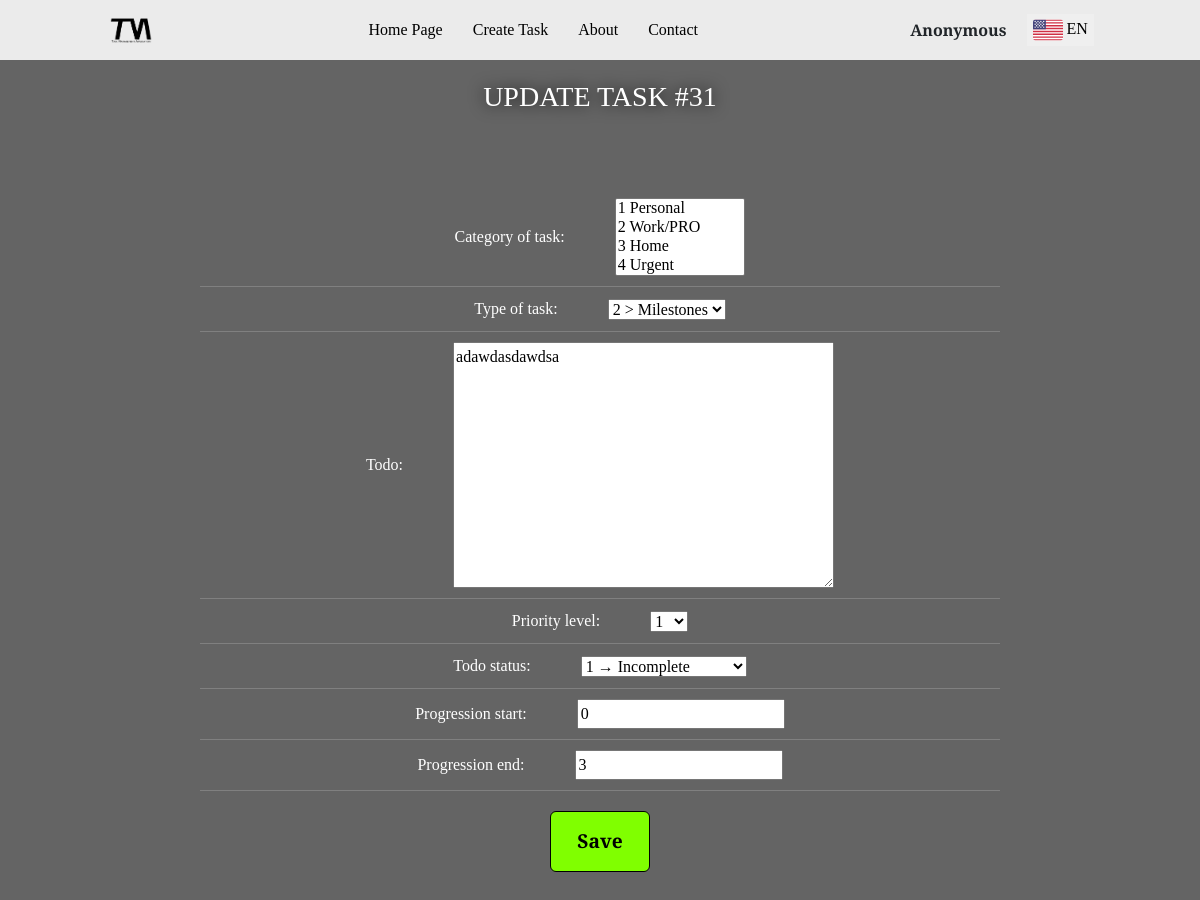
Page /update_task/31 (signed in) on the committed database.
### tasks/models.py (models this page shows, shortened)
class Task(models.Model):
    PRIORITY_OPTIONS = [(1,1), (2,2), (3,3), (4,4), (5,5), (6,6), (7,7), (8,8), (9,9), (10,10)]
    STATUS_OPTIONS = [(1,'1 → Incomplete'), (2,'2 → Work In Progress'), (3,'3 → Done')]
    category_of_task = models.ManyToManyField(Category, null=True, blank=True)
    type_of_task = models.ForeignKey(TypeOfTask, on_delete=models.CASCADE, null=True, blank=True) # related_name='tasks'
    todo = models.TextField(max_length=256, null=True, blank=True)
    priority_level = models.IntegerField(choices=PRIORITY_OPTIONS, default=1)
    todo_status = models.IntegerField(choices=STATUS_OPTIONS, default=1)
    progression_start = models.IntegerField(default=0)
    progression_end = models.IntegerField(default=1)
    added_time = models.DateTimeField(auto_now_add=True)
    updated_time = models.DateTimeField(auto_now=True)
    assigned_to = models.ForeignKey(User, on_delete=models.SET_NULL, related_name='tasks', null=True)

### tasks/views.py (the view)
# urls.py: path('update_task/<int:pk>', tasks_view.update_task, name='update_task'),
@login_required
def update_task(request, pk):
    auth_stat = request.user.is_authenticated
    auth_stat = request.user.is_authenticated
    log_of_user = LogHistory.objects.filter(user=request.user).order_by('-datentime')
    if request.user.is_authenticated:
        if request.user.first_name or request.user.last_name:
            nickname = f'{request.user.first_name} {request.user.last_name}'
        else:
            nickname = 'Anonymous'
    else:
        nickname = 'Guest'
    task = get_object_or_404(Task, id=pk)
    if request.method == 'POST':
        task_form = TaskForm(request.POST, instance=task)
        if task_form.is_valid():
            task_form.save()
            log_history(request.user, 'update', f'Task #{task_form.save().id} successfully updated.')
            return redirect('tasks_list')
    else:
        task_form = TaskForm(instance=task)
        context = {
            'user': nickname,
            'auth_stat': auth_stat,
            'untitled_data': 'empty',
            'is_nav': True,
            'task_form': task_form,
            'active_card': task,
        }
    return render(request, 'tasks/update_task.html', context)

### tasks/forms.py
class TaskForm(forms.ModelForm):
    class Meta:
        model = Task
        exclude = ('added_time', 'updated_time', 'assigned_to')

### tasks/models.py (called while the page is built)
    def __str__(self):
        return f'{self.id} {self.name}'

    def __str__(self):
        return f'{self.id} > {self.name}'

### templates/tasks/update_task.html (shortened to what this page needs)
{% extends '../base/layout.html' %}
{% load static %}
{% block content %}
    <div style="background-color: rgb(100,100,100); min-height: 850px;">
        <h3 class="form_headers"> UPDATE TASK #{{active_card.id}} </h3>
        <br>
        <form method="post" class="db_form">
            {{ task_form.as_p }}
            <button type="submit"> Save </button>
        </form>
    </div>
{% endblock %}

### static/css/global.css (style rules this page uses)
* { font-family: "Merriweather", serif; }
button { cursor: pointer; }
.form_headers { color: rgb(255,255,255); margin-bottom: 50px; padding-top: 20px; filter: drop-shadow(0 0 8px rgb(0,0,0)); text-align: center; }
.db_form { display: flex; flex-direction: column; align-items: center; justify-content: center; }
.db_form p { display: flex; align-items: center; justify-content: center; gap: 50px; width: 800px; padding: 10px 10px 10px 10px; margin: 0; border: none; border-bottom: 1px solid rgb(128,128,128); color: rgb(255,255,255); }
.db_form button { background-color: rgb(128,255,0); color: rgb(0,0,0); border: 1px solid rgb(0,0,0); border-radius: 6px; min-width: 100px; margin: 20px 0 0 0; padding: 15px; transition: linear 100ms; font-size: larger; font-weight: bolder; }

### rows in the picture
Task: id "31", type_of_task "2 > Milestones", todo "adawdasdawdsa", priority_level "1", todo_status "1 → Incomplete", progression_start "0", progression_end "3"

### other values in the picture
{{ user }} "Anonymous"
